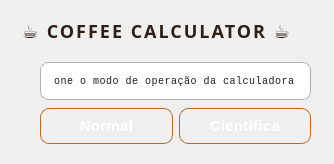
<?xml version="1.0" encoding="UTF-8"?>
<ui version="4.0">
 <class>Dialog</class>
 <widget class="QDialog" name="Dialog">
  <property name="geometry">
   <rect>
    <x>0</x>
    <y>0</y>
    <width>334</width>
    <height>164</height>
   </rect>
  </property>
  <property name="windowTitle">
   <string>Dialog</string>
  </property>
  <property name="styleSheet">
   <string notr="true">QWidget {
    background-color: qlineargradient(
        x1: 0, y1: 0,
        x2: 0, y2: 1,
        stop: 0 #f3e7d3,   /* milk foam */
        stop: 1 #d9c3a5    /* latte base */
    );
}</string>
  </property>
  <widget class="QWidget" name="verticalLayoutWidget">
   <property name="geometry">
    <rect>
     <x>40</x>
     <y>60</y>
     <width>271</width>
     <height>86</height>
    </rect>
   </property>
   <layout class="QVBoxLayout" name="verticalLayout">
    <item>
     <widget class="QLineEdit" name="lineEdit">
      <property name="enabled">
       <bool>false</bool>
      </property>
      <property name="font">
       <font>
        <family>Consolas</family>
        <pointsize>-1</pointsize>
        <weight>56</weight>
        <bold>false</bold>
       </font>
      </property>
      <property name="layoutDirection">
       <enum>Qt::LeftToRight</enum>
      </property>
      <property name="styleSheet">
       <string notr="true">QLineEdit {

    background-color: qlineargradient(
        x1: 0, y1: 0,
        x2: 0, y2: 1,
        stop: 0 #e6e2dc,   /* warm light gray */
        stop: 1 #d2ccc4    /* slightly deeper warm gray */
    );

    color: #1e1b18;      /* dark warm charcoal */

    border: 1px solid #b8b1a8;

    border-radius: 8px;

    padding: 10px 12px;

    font-family: &quot;Consolas&quot;;
    font-size: 10px;
    font-weight: 450;

    letter-spacing: 0.5px;

    qproperty-alignment: 'AlignRight | AlignVCenter';
}</string>
      </property>
      <property name="text">
       <string>Selecione o modo de operação da calculadora</string>
      </property>
      <property name="readOnly">
       <bool>false</bool>
      </property>
     </widget>
    </item>
    <item>
     <layout class="QHBoxLayout" name="horizontalLayout">
      <item>
       <widget class="QPushButton" name="pushButtonNormal">
        <property name="styleSheet">
         <string notr="true">QPushButton {

    background-color: qlineargradient(
        x1: 0, y1: 0,
        x2: 0, y2: 1,
        stop: 0 #d07a2f,   /* warm orange highlight */
        stop: 1 #9b4f16    /* deep burnt orange */
    );

    color: #ffffff;

    border: 1px solid #b86a22;

    border-radius: 9px;

    padding: 8px 14px;

    font-family: &quot;Segoe UI Variable&quot;, &quot;Segoe UI&quot;;
    font-size: 15px;
    font-weight: 600;
    letter-spacing: 0.3px;
}

QPushButton:hover {

    background-color: qlineargradient(
        x1: 0, y1: 0,
        x2: 0, y2: 1,
        stop: 0 #e0893a,
        stop: 1 #a8561a
    );

    border: 1px solid #cc7a2a;
}

QPushButton:pressed {

    background-color: #7f3e10;

    border: 1px solid #f0a24a;

    padding-top: 9px;
    padding-left: 15px;
}</string>
        </property>
        <property name="text">
         <string>Normal</string>
        </property>
       </widget>
      </item>
      <item>
       <widget class="QPushButton" name="pushButtonCientifica">
        <property name="styleSheet">
         <string notr="true">QPushButton {

    background-color: qlineargradient(
        x1: 0, y1: 0,
        x2: 0, y2: 1,
        stop: 0 #d07a2f,   /* warm orange highlight */
        stop: 1 #9b4f16    /* deep burnt orange */
    );

    color: #ffffff;

    border: 1px solid #b86a22;

    border-radius: 9px;

    padding: 8px 14px;

    font-family: &quot;Segoe UI Variable&quot;, &quot;Segoe UI&quot;;
    font-size: 15px;
    font-weight: 600;
    letter-spacing: 0.3px;
}

QPushButton:hover {

    background-color: qlineargradient(
        x1: 0, y1: 0,
        x2: 0, y2: 1,
        stop: 0 #e0893a,
        stop: 1 #a8561a
    );

    border: 1px solid #cc7a2a;
}

QPushButton:pressed {

    background-color: #7f3e10;

    border: 1px solid #f0a24a;

    padding-top: 9px;
    padding-left: 15px;
}</string>
        </property>
        <property name="text">
         <string>Cientifica</string>
        </property>
       </widget>
      </item>
     </layout>
    </item>
   </layout>
  </widget>
  <widget class="QLineEdit" name="lineTextTitle_2">
   <property name="enabled">
    <bool>false</bool>
   </property>
   <property name="geometry">
    <rect>
     <x>20</x>
     <y>15</y>
     <width>301</width>
     <height>31</height>
    </rect>
   </property>
   <property name="font">
    <font>
     <family>Montserrat</family>
     <pointsize>-1</pointsize>
     <weight>88</weight>
     <bold>true</bold>
    </font>
   </property>
   <property name="layoutDirection">
    <enum>Qt::LeftToRight</enum>
   </property>
   <property name="styleSheet">
    <string notr="true">QLineEdit {

    background-color: transparent;

    color: #2f1f17;   /* dark coffee text */

    border: none;

    padding: 4px 0px;

    font-family: &quot;Montserrat&quot;, &quot;Segoe UI Variable&quot;, &quot;Segoe UI&quot;;
    font-size: 18px;
    font-weight: 700;

    letter-spacing: 2px;

    qproperty-alignment: 'AlignCenter';
}</string>
   </property>
   <property name="text">
    <string>☕ COFFEE CALCULATOR ☕</string>
   </property>
   <property name="readOnly">
    <bool>false</bool>
   </property>
  </widget>
 </widget>
 <resources/>
 <connections/>
</ui>
